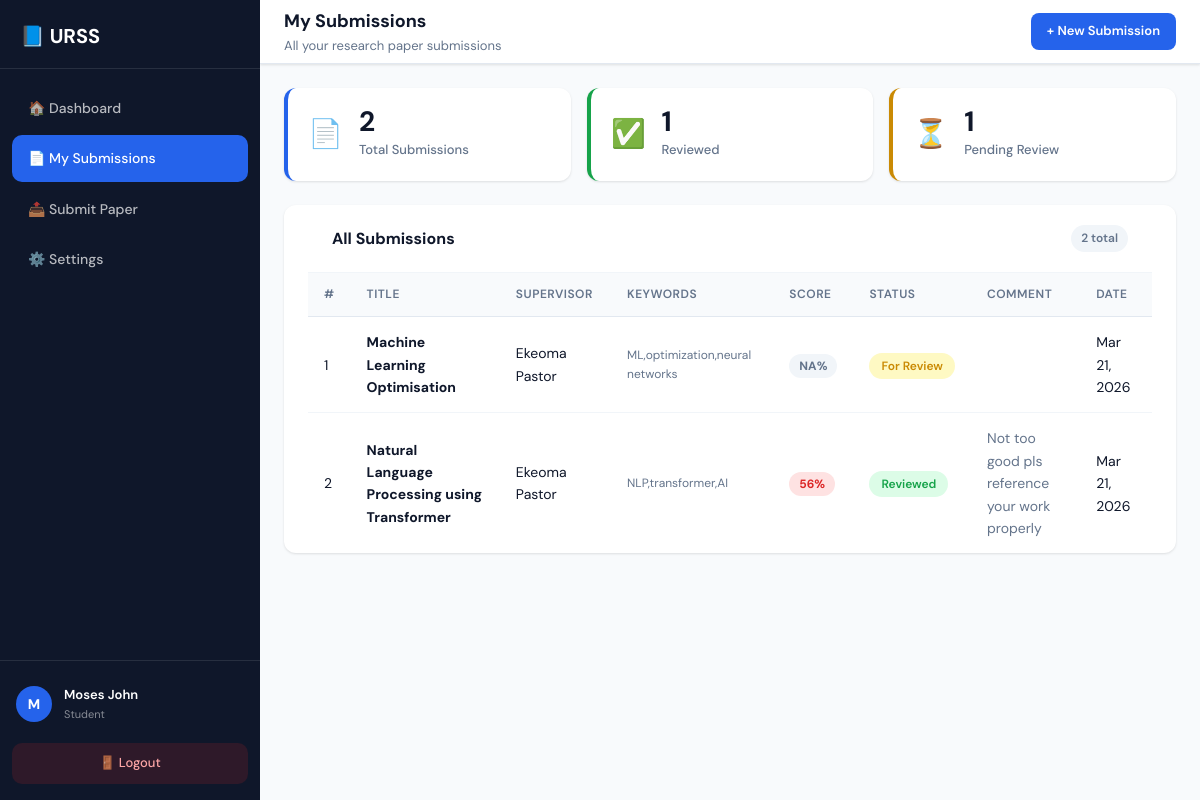
The app's page /system/submissions.php (signed in) with its own data.
### tables this page shows
CREATE TABLE IF NOT EXISTS `papers` (
  `Sn`          int(8)        NOT NULL AUTO_INCREMENT,
  `Title`       varchar(70)   NOT NULL,
  `Owner`       varchar(70)   NOT NULL,
  `Supervisor`  varchar(70)   NOT NULL,
  `Original`    varchar(120)  NOT NULL,
  `Updated`     varchar(120)  NOT NULL,
  `Percentage`  varchar(10)   NOT NULL DEFAULT 'NA',
  `Keywords`    varchar(255)  NOT NULL DEFAULT '',
  `Abstract`    text          NOT NULL,
  `Lastupdate`  datetime      NOT NULL,
  `Lastcomment` varchar(255)  NOT NULL DEFAULT '',
  `Status`      varchar(15)   NOT NULL DEFAULT 'For Review',
  PRIMARY KEY (`Sn`)
);

### system/submissions.php (the view, shortened to what this page needs)
<?php
$db       = getDB();
$fullname = $_SESSION['fullname'];
$stmt = $db->prepare("SELECT * FROM papers WHERE Owner = ? ORDER BY Lastupdate DESC");
$stmt->execute([$fullname]);
$papers = $stmt->fetchAll();
$total    = count($papers);
$reviewed = count(array_filter($papers, fn($p) => $p['Status'] === 'Reviewed'));
$pending  = count(array_filter($papers, fn($p) => $p['Status'] === 'For Review'));
?>
<!DOCTYPE html>
<html lang="en">
<head>
    <link rel="stylesheet" href="../assets/css/dashboard.css">
</head>
<body>
    <div class="app-container">
        <aside class="sidebar" id="sidebar">
            <div class="sidebar-header">
                <div class="logo">📘 URSS</div>
            </div>
            <nav class="sidebar-nav">
                <a href="student-dashboard.php" class="nav-item">🏠 Dashboard</a>
                <a href="submissions.php" class="nav-item active">📄 My Submissions</a>
                <a href="submit.php" class="nav-item">📤 Submit Paper</a>
                <a href="settings.php" class="nav-item">⚙️ Settings</a>
            </nav>
            <div class="sidebar-footer">
                <div class="user-info-sidebar">
                    <div class="user-avatar"><?= strtoupper(substr($fullname, 0, 1)) ?></div>
                    <div>
                        <div class="user-name-sidebar"><?= htmlspecialchars($fullname) ?></div>
                        <div class="user-role-sidebar">Student</div>
                    </div>
                </div>
                <a href="logout.php" class="logout-btn">🚪 Logout</a>
            </div>
        </aside>
        <main class="main-content">
            <header class="topbar">
                <div class="topbar-title">
                    <h1>My Submissions</h1>
                    <p>All your research paper submissions</p>
                </div>
                <div class="topbar-right">
                    <a href="submit.php" class="btn-primary-sm">+ New Submission</a>
                </div>
            </header>
            <div class="stats-grid">
                <div class="stat-card blue">
                    <div class="stat-icon">📄</div>
                    <div class="stat-info">
                        <div class="stat-value"><?= $total ?></div>
                        <div class="stat-label">Total Submissions</div>
                    </div>
                </div>
                <div class="stat-card green">
                    <div class="stat-icon">✅</div>
                    <div class="stat-info">
                        <div class="stat-value"><?= $reviewed ?></div>
                        <div class="stat-label">Reviewed</div>
                    </div>
                </div>
                <div class="stat-card yellow">
                    <div class="stat-icon">⏳</div>
                    <div class="stat-info">
                        <div class="stat-value"><?= $pending ?></div>
                        <div class="stat-label">Pending Review</div>
                    </div>
                </div>
            </div>
            <div class="card">
                <div class="card-header">
                    <h2>All Submissions</h2>
                    <span class="badge-count"><?= $total ?> total</span>
                </div>
                <div class="table-wrap">
                    <?php if (empty($papers)): ?>
                        <div class="empty-state">
                            <div class="empty-icon">📭</div>
                            <p>You have not submitted any papers yet.</p>
                            <a href="submit.php" class="btn-primary-sm">Submit your first paper</a>
                        </div>
                    <?php else: ?>
                        <table class="data-table">
                            <thead>
                                <tr>
                                    <th>#</th>
                                    <th>Title</th>
                                    <th>Supervisor</th>
                                    <th>Keywords</th>
                                    <th>Score</th>
                                    <th>Status</th>
                                    <th>Comment</th>
                                    <th>Date</th>
                                </tr>
                            </thead>
                            <tbody>
                                <?php foreach ($papers as $i => $paper): ?>
                                <tr>
                                    <td><?= $i + 1 ?></td>
                                    <td><strong><?= htmlspecialchars($paper['Title']) ?></strong></td>
                                    <td><?= htmlspecialchars($paper['Supervisor']) ?></td>
                                    <td style="font-size:12px;color:#64748b;"><?= htmlspecialchars($paper['Keywords'] ?? '') ?></td>
                                    <td>
                                        <?php
                                        $score = $paper['Percentage'];
                                        $cls   = 'score-na';
                                        if (is_numeric($score)) {
                                            $cls = $score <= 20 ? 'score-good' : ($score <= 40 ? 'score-warn' : 'score-bad');
                                        }
                                        ?>
                                        <span class="score-badge <?= $cls ?>"><?= htmlspecialchars($score) ?>%</span>
                                    </td>
                                    <td>
                                        <span class="status-pill <?= $paper['Status'] === 'Reviewed' ? 'pill-green' : 'pill-yellow' ?>">
                                            <?= htmlspecialchars($paper['Status']) ?>
                                        </span>
                                    </td>
                                    <td class="comment-cell"><?= htmlspecialchars($paper['Lastcomment']) ?></td>
                                    <td><?= date('M d, Y', strtotime($paper['Lastupdate'])) ?></td>
                                </tr>
                                <?php endforeach; ?>
                            </tbody>
                        </table>
                    <?php endif; ?>
                </div>
            </div>
        </main>
    </div>
</body>
</html>

### records on screen
papers: Title "Machine Learning Optimisation", Supervisor "Ekeoma Pastor", Keywords "ML,optimization,neural networks", Percentage "NA", Status "For Review", Lastupdate "Mar 21, 2026"
papers: Title "Natural Language Processing using Transformer", Supervisor "Ekeoma Pastor", Keywords "NLP,transformer,AI", Percentage "56", Status "Reviewed", Lastcomment "Not too good pls reference your work properly", Lastupdate "Mar 21, 2026"

### other values on screen
substr($fullname, 0, 1) "M"
$fullname "Moses John"
$total "2"
$reviewed "1"
$pending "1"
